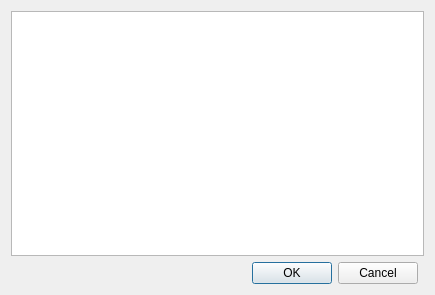
<?xml version="1.0" encoding="UTF-8"?>
<ui version="4.0">
 <class>ICPluginDialog</class>
 <widget class="QDialog" name="ICPluginDialog">
  <property name="geometry">
   <rect>
    <x>0</x>
    <y>0</y>
    <width>435</width>
    <height>295</height>
   </rect>
  </property>
  <property name="windowTitle">
   <string>Load Input Plugin</string>
  </property>
  <layout class="QGridLayout" name="gridLayout">
   <item row="1" column="0">
    <widget class="QDialogButtonBox" name="buttonbox">
     <property name="standardButtons">
      <set>QDialogButtonBox::Cancel|QDialogButtonBox::Ok</set>
     </property>
    </widget>
   </item>
   <item row="0" column="0" colspan="2">
    <widget class="ListPlugin" name="list_plugins"/>
   </item>
  </layout>
 </widget>
 <customwidgets>
  <customwidget>
   <class>ListPlugin</class>
   <extends>QListWidget</extends>
   <header>gui.plugin_dialog</header>
   <slots>
    <signal>itemSelected(bool)</signal>
   </slots>
  </customwidget>
 </customwidgets>
 <resources/>
 <connections/>
</ui>
